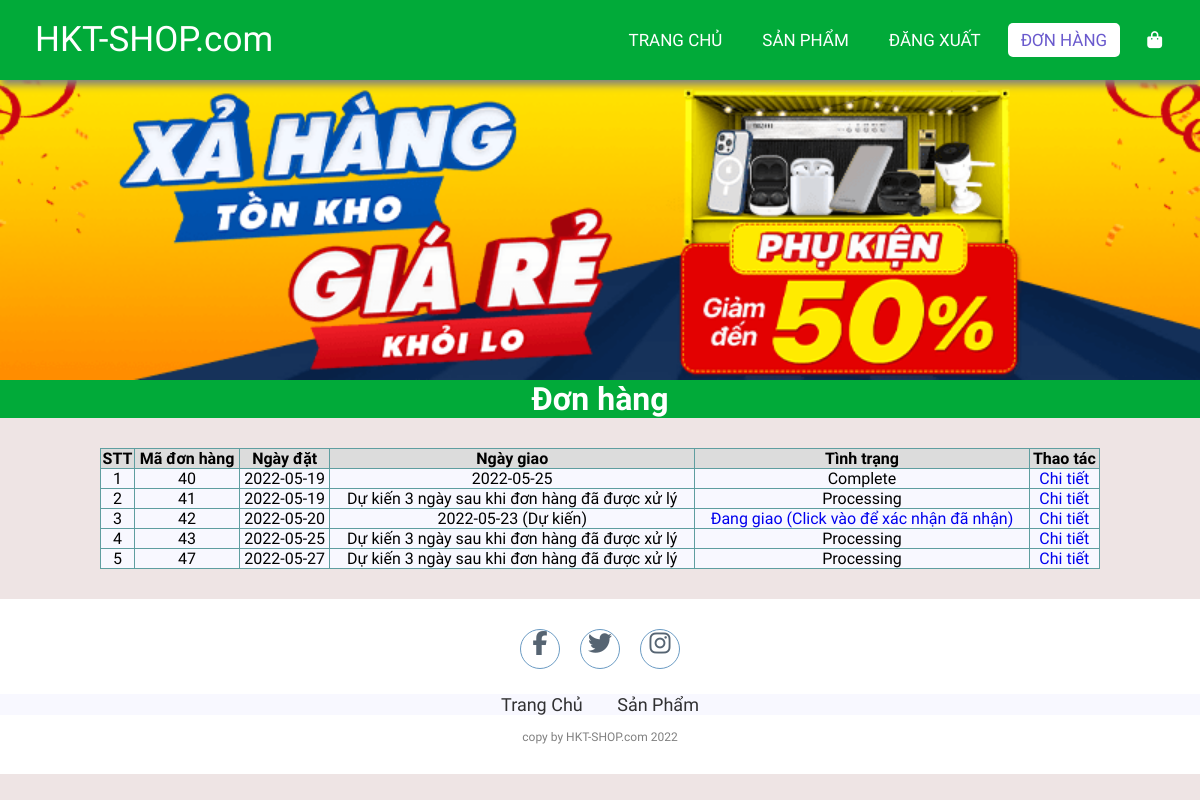
Screenshot of /order.php (signed in) with the database file from the repository.
### tables this page shows
CREATE TABLE `orders` (
  `id` int(11) NOT NULL,
  `userId` int(11) NOT NULL,
  `createdDate` date NOT NULL,
  `receivedDate` date DEFAULT NULL,
  `status` varchar(20) NOT NULL
);

### lib/database.php (called while the page is built, shortened)
<?php
class Database extends PDO
{
  public $host   = DB_HOST;
  public $user   = DB_USER;
  public $pass   = DB_PASS;
  public $dbname = DB_NAME;
  public $link;
  private function connectDB()
  {
    $this->link = new mysqli(
      $this->host,
      $this->user,
      $this->pass,
      $this->dbname
    );
  }
  public function select($query)
  {
    $result = $this->link->query($query);
    if ($result->num_rows > 0) {
      return $result;
    } else {
      return false;
    }
  }
}

### lib/session.php (called while the page is built, shortened)
<?php
class Session
{
   public static function get($key)
   {
      if (isset($_SESSION[$key])) {
         return $_SESSION[$key];
      } else {
         return false;
      }
   }
}

### classes/order.php (called while the page is built, shortened)
<?php
$filepath = realpath(dirname(__FILE__));
include_once($filepath . '/../lib/database.php');
include_once($filepath . '/../lib/session.php');
?>
<?php
class order
{
    private $db;
    public function __construct()
    {
        $this->db = new Database();
    }
    public function getOrderByUser()
    {
        $userId = Session::get('userId');
        $query = "SELECT * FROM orders WHERE userId = '$userId' ";
        $mysqli_result = $this->db->select($query);
        if ($mysqli_result) {
            $result = mysqli_fetch_all($this->db->select($query), MYSQLI_ASSOC);
            return $result;
        }
        return false;
    }
}
?>

### order.php (the view, shortened to what this page needs)
<?php
include_once 'lib/session.php';
include 'classes/order.php';
$order = new order();
$result = $order->getOrderByUser();
?>
<!DOCTYPE html>
<html lang="en">
<head>
    <link rel="stylesheet" href="./css/style.css">
    <link rel="stylesheet" href="https://cdnjs.cloudflare.com/ajax/libs/font-awesome/5.15.4/css/all.min.css">
</head>
<body>
    <nav>
        <label class="logo">HKT-SHOP.com</label>
        <ul>
            <li><a href="index.php">Trang chủ</a></li>
            <li><a href="productList.php">Sản phẩm</a></li>
            <?php
            if (isset($_SESSION['user']) && $_SESSION['user']) { ?>
                <li><a href="logout.php" id="signin">Đăng xuất</a></li>
            <?php } else { ?>
                <li><a href="register.php" id="signup">Đăng ký</a></li>
                <li><a href="login.php" id="signin">Đăng nhập</a></li>
            <?php } ?>
            <li><a href="order.php" id="order" class="active">Đơn hàng</a></li>
            <li>
                <a href="checkout.php">
                    <i class="fa fa-shopping-bag"></i>
                </a>
            </li>
        </ul>
    </nav>
        <section class="banner">
        <div class="fadein">
            <?php
            $dir = "./images/slider/";
            $scan_dir = scandir($dir);
            foreach ($scan_dir as $img) :
                if (in_array($img, array('.', '..')))
                    continue;
            ?>
                <img src="<?php echo $dir . $img ?>" alt="<?php echo $img ?>">
            <?php endforeach; ?>
        </div>
    </section>
    <div class="featuredProducts">
        <h1>Đơn hàng</h1>
    </div>
    <div class="container-single">
        <?php if ($result) { ?>
            <table class="order">
                <tr>
                    <th>STT</th>
                    <th>Mã đơn hàng</th>
                    <th>Ngày đặt</th>
                    <th>Ngày giao</th>
                    <th>Tình trạng</th>
                    <th>Thao tác</th>
                </tr>
                <?php $count = 1;
                foreach ($result as $key => $value) { ?>
                    <tr>
                        <td><?= $count++ ?></td>
                        <td><?= $value['id'] ?></td>
                        <td><?= $value['createdDate'] ?></td>
                        <td><?= ($value['status'] != "Processing") ? $value['receivedDate'] : "Dự kiến 3 ngày sau khi đơn hàng đã được xử lý" ?> <?=  ($value['status'] != "Complete" && $value['status'] != "Processing") ? "(Dự kiến)" : "" ?> </td>
                        <?php
                        if ($value['status'] == 'Delivering') { ?>
                            <td>
                                <a href="complete_order.php?orderId=<?= $value['id'] ?>">Đang giao (Click vào để xác nhận đã nhận)</a>
                            </td>
                            <td>
                                <a href="orderdetail.php?orderId=<?= $value['id'] ?>">Chi tiết</a>
                            </td>
                        <?php } else { ?>
                            <td>
                                <?= $value['status'] ?>
                            </td>
                            <td>
                                <a href="orderdetail.php?orderId=<?= $value['id'] ?>">Chi tiết</a>
                            </td>
                        <?php }
                        ?>
                    </tr>
                <?php } ?>
            </table>
        <?php } else { ?>
            <h3>Đơn hàng hiện đang rỗng</h3>
        <?php } ?>
    </div>
    <footer>
        <div class="social">
            <a href="#"><i class="fa fa-facebook" aria-hidden="true"></i></a>
            <a href="#"><i class="fa fa-twitter" aria-hidden="true"></i></a>
            <a href="#"><i class="fa fa-instagram" aria-hidden="true"></i></a>
        </div>
        <ul class="list">
            <li>
                <a href="./">Trang Chủ</a>
            </li>
            <li>
                <a href="productList.php">Sản Phẩm</a>
            </li>
        </ul>
        <p class="copyright">copy by HKT-SHOP.com 2022</p>
    </footer>
</body>
</html>

### css/style.css (style rules this page uses)
:root { --color-primary: #01aa39; --bg-primary: rgb(238, 228, 228); }
* { padding: 0; margin: 0; text-decoration: none; list-style: none; box-sizing: border-box; }
body { font-family: Mitr; background: var(--bg-primary); }
nav { top: 0; background: var(--color-primary); height: 80px; width: 100%; position: fixed; z-index: 9999; box-shadow: 1px 5px 8px gray; }
label.logo { color: white; font-size: 35px; line-height: 80px; padding: 0 35px; }
nav ul { float: right; margin-right: 20px; }
nav ul li { display: inline-block; line-height: 80px; margin: 0 5px; }
nav ul li a { color: white; font-size: 17px; padding: 7px 13px; border-radius: 3px; text-transform: uppercase; border-radius: 5px; transition: 0.5s; }
a.active, a:hover { background: white; color: slateblue; }
.banner { background-size: cover; margin-top: 80px; overflow: hidden; }
.fadein { position: relative; height: 300px; max-width: 1200px; margin: 0 auto; background: #fff; }
.fadein img { position: absolute; width: calc(100%); height: calc(100%); width: 100%; height: 100%; object-fit: cover; }
.featuredProducts { text-align: center; background-color: var(--color-primary); color: white; }
footer { padding: 30px 0; background-color: white; }
footer .social { text-align: center; padding-bottom: 25px; color: white; }
footer .social a { color: inherit; font-size: 24px; border: 1px solid steelblue; width: 40px; height: 40px; display: inline-block; text-align: center; border-radius: 50%; margin: 0 8px; transition: 0.5s; background-color: white; color: #2c3e50; opacity: 0.8; }
footer ul { margin-top: 0; padding: 0; list-style: none; font-size: 18px; margin-bottom: 0; text-align: center; }
footer ul a { color: inherit; text-decoration: none; opacity: 0.8; }
footer ul li { display: inline; padding: 0 15px; }
footer .copyright { margin-top: 15px; text-align: center; font-size: 12px; color: gray; }
.container-single { display: flex; margin: 30px 100px; }
.list { background-color: ghostwhite; }
th { background-color: gainsboro; border: 1px solid cadetblue; }
td { border: 1px solid cadetblue; text-align: center; }
.order { width: 100%; background-color: ghostwhite; padding: 10px; border-collapse: collapse; }

### rows the page displays
orders: id "40", createdDate "2022-05-19", receivedDate "2022-05-25", status "Complete"
orders: id "41", createdDate "2022-05-19", shows "Dự kiến 3 ngày sau khi đơn hàng đã được xử lý", status "Processing"
orders: id "42", createdDate "2022-05-20", receivedDate "2022-05-23", status "(Dự kiến)"
orders: id "43", createdDate "2022-05-25", shows "Dự kiến 3 ngày sau khi đơn hàng đã được xử lý", status "Processing"
orders: id "47", createdDate "2022-05-27", shows "Dự kiến 3 ngày sau khi đơn hàng đã được xử lý", status "Processing"
